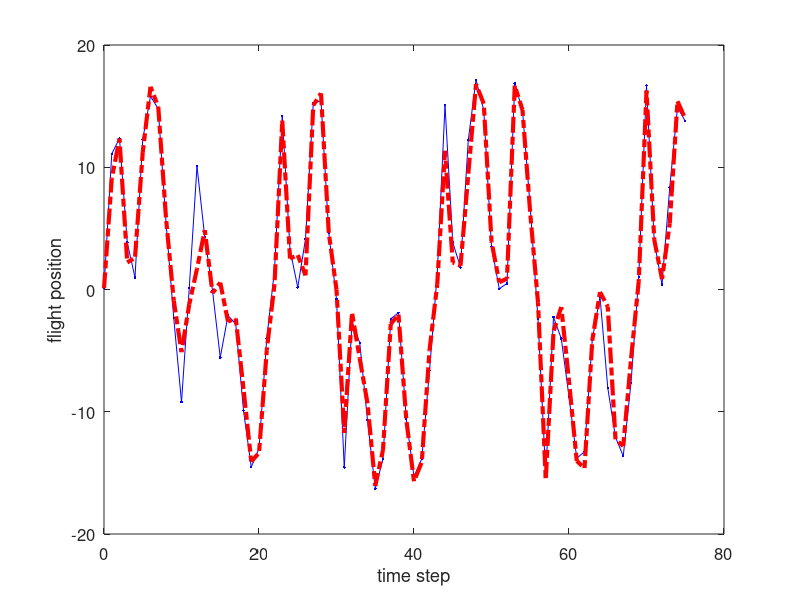

This figure's MATLAB source:
%% SIR粒子滤波的应用
clear all    
close all    
clc    
%% initialize the variables    
x = 0.1; % initial actual state    
x_N = 1; % 系统过程噪声的协方差  (由于是一维的，这里就是方差)    
x_R = 1; % 测量的协方差    
T = 75;  % 共进行75次    
N = 100; % 粒子数，越大效果越好，计算量也越大    
    
%initilize our initial, prior particle distribution as a gaussian around    
%the true initial value    
    
V = 2; %初始分布的方差
x_P = []; % 粒子    
% 用一个高斯分布随机的产生初始的粒子    
for i = 1:N    
    x_P(i) = x + sqrt(V) * randn;    
end    
    
z_out = [x^2 / 20 + sqrt(x_R) * randn];  %实际测量值    
x_out = [x];  %the actual output vector for measurement values.    
x_est = [x]; % time by time output of the particle filters estimate    
x_est_out = [x_est]; % the vector of particle filter estimates.    
    
for t = 1:T    
    x = 0.5*x + 25*x/(1 + x^2) + 8*cos(1.2*(t-1)) +  sqrt(x_N)*randn;    
    z = x^2/20 + sqrt(x_R)*randn;    
    for i = 1:N    
        %从先验p(x(k)|x(k-1))中采样    
        x_P_update(i) = 0.5*x_P(i) + 25*x_P(i)/(1 + x_P(i)^2) + 8*cos(1.2*(t-1)) + sqrt(x_N)*randn;    
        %计算采样粒子的值，为后面根据似然去计算权重做铺垫    
        z_update(i) = x_P_update(i)^2/20;    
        %对每个粒子计算其权重，这里假设量测噪声是高斯分布。所以 w = p(y|x)对应下面的计算公式    
        P_w(i) = (1/sqrt(2*pi*x_R)) * exp(-(z - z_update(i))^2/(2*x_R));    
    end    
    % 归一化.    
    P_w = P_w./sum(P_w);    
        
    for i = 1 : N    
        x_P(i) = x_P_update(find(rand <= cumsum(P_w),1));   % 粒子权重大的将多得到后代    
    end                                                     % find( ,1) 返回第一个 符合前面条件的数的 下标    
        
    %状态估计，重采样以后，每个粒子的权重都变成了1/N    
    x_est = mean(x_P);    
        
    % Save data in arrays for later plotting    
    x_out = [x_out x];    
    z_out = [z_out z];    
    x_est_out = [x_est_out x_est];    
        
end    
    
t = 0:T;    
figure(1);    
clf    
plot(t, x_out, '.-b', t, x_est_out, '-.r','linewidth',3);    
set(gca,'FontSize',12); set(gcf,'Color','White');    
xlabel('time step'); ylabel('flight position');    
